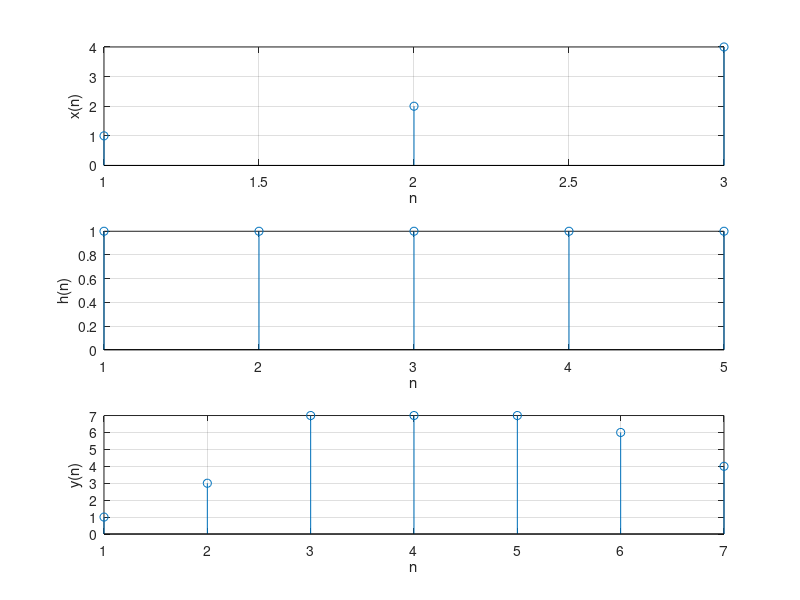

Source code (MATLAB):
x = [ 1,2,4 ];
h = [1,1,1,1,1]; 

y = conv(x,h);

subplot(3,1,1);
stem(x);
grid
xlabel( 'n' ) ; 
ylabel( 'x(n)' ) ; 

subplot(3,1,2);
stem(h);
grid
xlabel( 'n' ) ; 
ylabel( 'h(n)' ) ; 

subplot(3,1,3);
stem(y);
grid
xlabel( 'n' ) ; 
ylabel( 'y(n)' ) ;

[q,r] = deconv(y,h)
